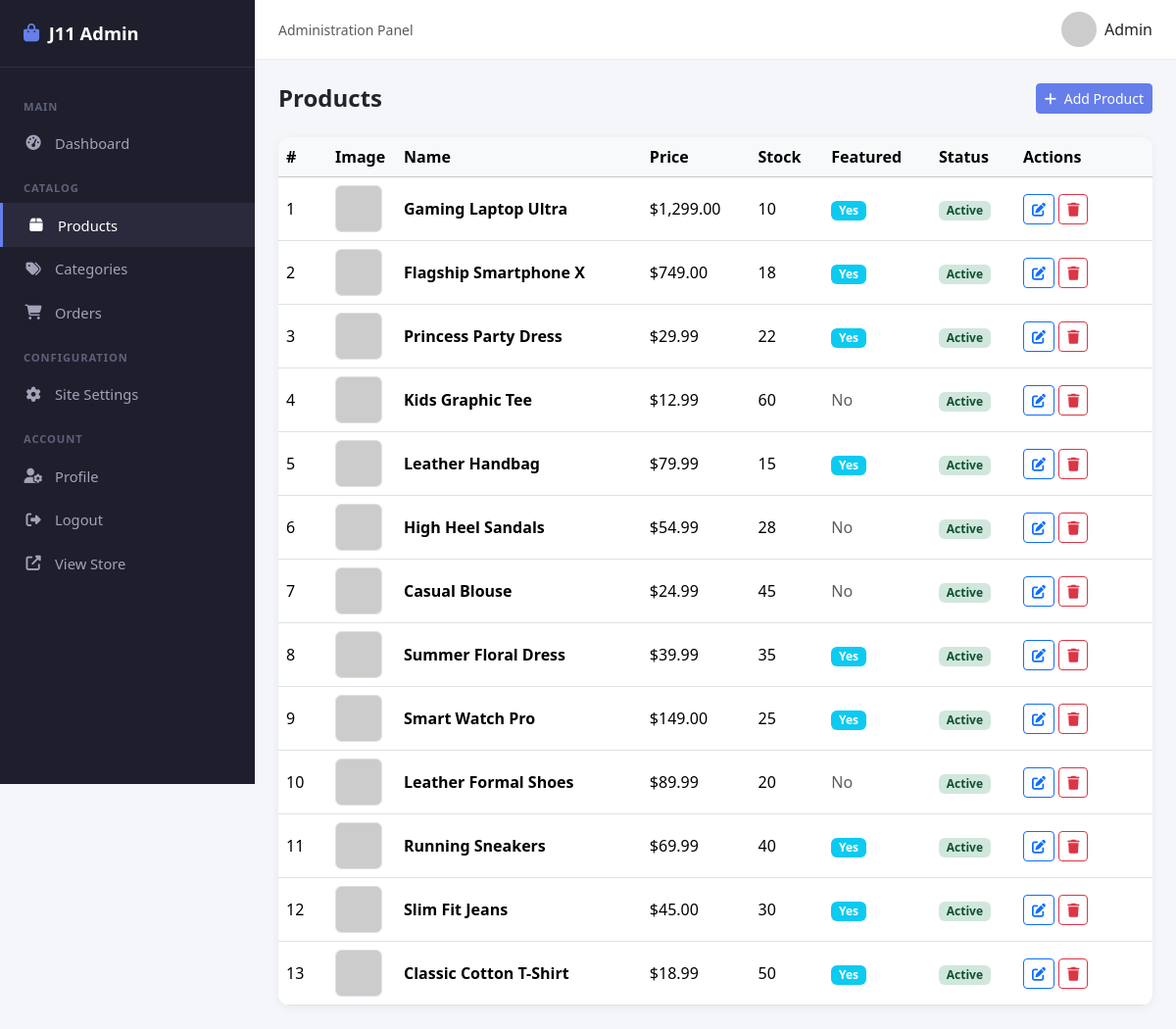
The app's page /Admin/product.php (signed in) with its own data.
### tables this page shows
CREATE TABLE `tbl_product` (
  `p_id` int(11) NOT NULL AUTO_INCREMENT,
  `p_name` varchar(255) NOT NULL,
  `p_old_price` decimal(10,2) DEFAULT NULL,
  `p_current_price` decimal(10,2) NOT NULL,
  `p_qty` int(11) NOT NULL DEFAULT 0,
  `p_featured_photo` varchar(255) DEFAULT NULL,
  `p_description` text,
  `p_short_description` text,
  `p_feature` text,
  `p_condition` text,
  `p_return_policy` text,
  `p_total_view` int(11) NOT NULL DEFAULT 0,
  `p_is_featured` tinyint(1) NOT NULL DEFAULT 0,
  `p_is_active` tinyint(1) NOT NULL DEFAULT 1,
  `ecat_id` int(11) DEFAULT NULL,
  PRIMARY KEY (`p_id`),
  KEY `ecat_id` (`ecat_id`)
);

### Admin/product.php (the view)
<?php require_once('header.php'); ?>
<div class="d-flex justify-content-between align-items-center mb-4">
    <h4 class="mb-0 fw-bold">Products</h4>
    <a href="product-add.php" class="btn btn-primary btn-sm"><i class="fas fa-plus me-1"></i> Add Product</a>
</div>
<div class="table-card">
    <div class="table-responsive">
        <table class="table table-hover mb-0 align-middle">
            <thead class="table-light">
                <tr>
                    <th style="width:50px">#</th>
                    <th style="width:70px">Image</th>
                    <th>Name</th>
                    <th>Price</th>
                    <th>Stock</th>
                    <th>Featured</th>
                    <th>Status</th>
                    <th style="width:140px">Actions</th>
                </tr>
            </thead>
            <tbody>
            <?php
            $stmt = $pdo->query("SELECT * FROM tbl_product ORDER BY p_id DESC");
            $i = 1;
            $rows = $stmt->fetchAll();
            if (empty($rows)):
            ?>
                <tr><td colspan="8" class="text-center text-muted py-4">No products found. <a href="product-add.php">Add one</a></td></tr>
            <?php else:
                foreach ($rows as $row):
                    $img = !empty($row['p_featured_photo'])
                        ? '../assets/uploads/' . htmlspecialchars($row['p_featured_photo'])
                        : 'https://placehold.co/60x60/e2e8f0/94a3b8?text=?';
            ?>
                <tr>
                    <td><?php echo $i++; ?></td>
                    <td>
                        <img src="<?php echo $img; ?>" alt="" class="rounded border"
                             style="width:48px;height:48px;object-fit:cover"
                             onerror="this.src='https://placehold.co/60x60/e2e8f0/94a3b8?text=?'">
                    </td>
                    <td><strong><?php echo htmlspecialchars($row['p_name']); ?></strong></td>
                    <td>$<?php echo number_format($row['p_current_price'], 2); ?></td>
                    <td><?php echo (int)$row['p_qty']; ?></td>
                    <td><?php echo $row['p_is_featured'] ? '<span class="badge bg-info">Yes</span>' : '<span class="text-muted">No</span>'; ?></td>
                    <td>
                        <?php if ($row['p_is_active']): ?>
                            <span class="badge badge-status-active">Active</span>
                        <?php else: ?>
                            <span class="badge badge-status-inactive">Inactive</span>
                        <?php endif; ?>
                    </td>
                    <td>
                        <a href="product-add.php?edit=<?php echo $row['p_id']; ?>" class="btn btn-sm btn-outline-primary"><i class="fas fa-edit"></i></a>
                        <a href="product-delete.php?id=<?php echo $row['p_id']; ?>" class="btn btn-sm btn-outline-danger" onclick="return confirm('Delete this product?')"><i class="fas fa-trash"></i></a>
                    </td>
                </tr>
            <?php endforeach; endif; ?>
            </tbody>
        </table>
    </div>
</div>
<?php require_once('footer.php'); ?>

### Admin/header.php (style rules this page uses)
:root { --sidebar-width: 260px; --primary: #667eea; --primary-dark: #5a6fd6; --sidebar-bg: #1e1e2d; --sidebar-hover: #2a2a3c; }
body { font-family: 'Segoe UI', system-ui, sans-serif; background: #f4f6f9; min-height: 100vh; }
.table-card { background: #fff; border-radius: 12px; box-shadow: 0 2px 8px rgba(0,0,0,.06); overflow: hidden; }
.btn-primary { background: var(--primary); border-color: var(--primary); }
.badge-status-active { background: #d1e7dd; color: #0f5132; }

### records on screen
tbl_product: p_name "Gaming Laptop Ultra", p_current_price "1,299.00", p_qty "10", p_is_featured "Yes", p_is_active "Active"
tbl_product: p_name "Flagship Smartphone X", p_current_price "749.00", p_qty "18", p_is_featured "Yes", p_is_active "Active"
tbl_product: p_name "Princess Party Dress", p_current_price "29.99", p_qty "22", p_is_featured "Yes", p_is_active "Active"
tbl_product: p_name "Kids Graphic Tee", p_current_price "12.99", p_qty "60", p_is_featured "No", p_is_active "Active"
tbl_product: p_name "Leather Handbag", p_current_price "79.99", p_qty "15", p_is_featured "Yes", p_is_active "Active"
tbl_product: p_name "High Heel Sandals", p_current_price "54.99", p_qty "28", p_is_featured "No", p_is_active "Active"
tbl_product: p_name "Casual Blouse", p_current_price "24.99", p_qty "45", p_is_featured "No", p_is_active "Active"
tbl_product: p_name "Summer Floral Dress", p_current_price "39.99", p_qty "35", p_is_featured "Yes", p_is_active "Active"
tbl_product: p_name "Smart Watch Pro", p_current_price "149.00", p_qty "25", p_is_featured "Yes", p_is_active "Active"
tbl_product: p_name "Leather Formal Shoes", p_current_price "89.99", p_qty "20", p_is_featured "No", p_is_active "Active"
tbl_product: p_name "Running Sneakers", p_current_price "69.99", p_qty "40", p_is_featured "Yes", p_is_active "Active"
tbl_product: p_name "Slim Fit Jeans", p_current_price "45.00", p_qty "30", p_is_featured "Yes", p_is_active "Active"
tbl_product: p_name "Classic Cotton T-Shirt", p_current_price "18.99", p_qty "50", p_is_featured "Yes", p_is_active "Active"

### other values on screen
$admin_name "Admin"
